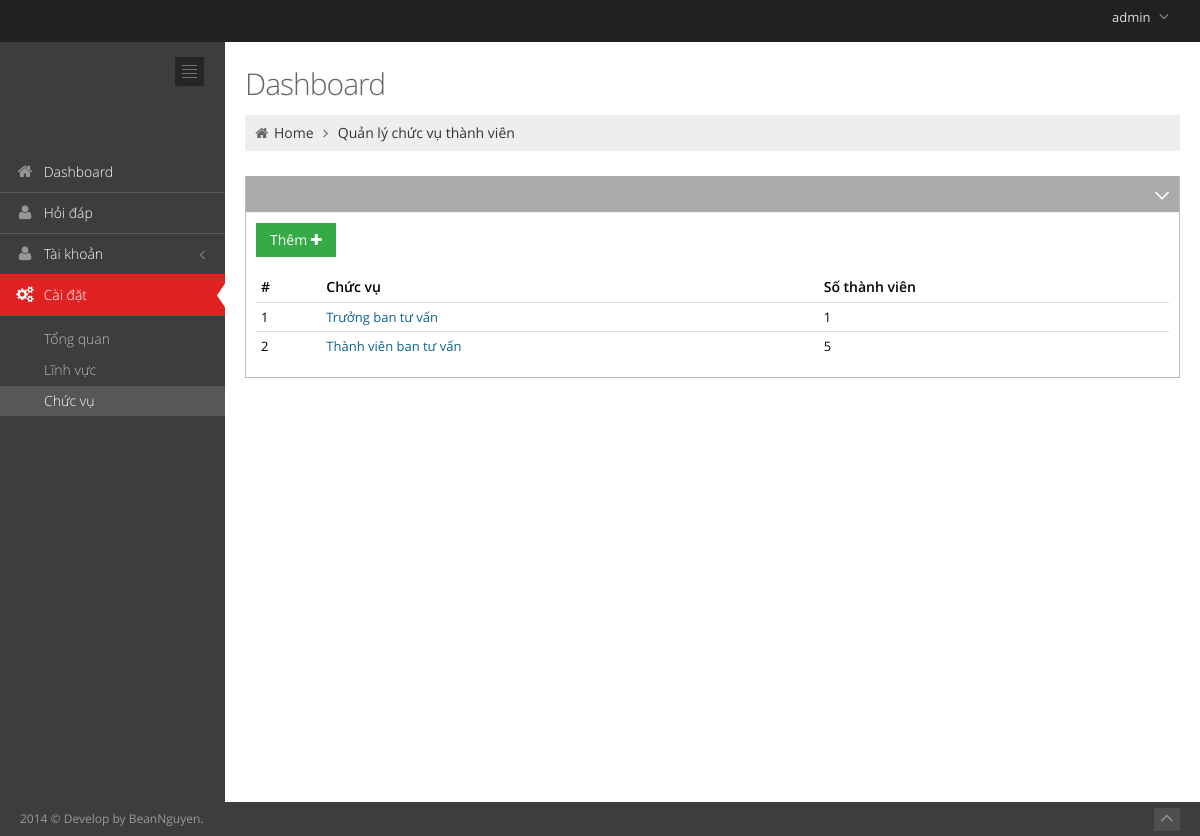
The app's page /manager/settings/position.php (signed in) with its own data.
### tables this page shows
CREATE TABLE IF NOT EXISTS `terms` (
`term_id` int(11) NOT NULL,
  `name` varchar(50) DEFAULT NULL,
  `type` varchar(15) DEFAULT NULL
);

### manager/libs/connects.class.php (called while the page is built, shortened)
<?php
require_once( 'database.class.php' );
class Connect {
    public function dbObj()
    {
        $this->db = new Database(DB_HOST, DB_NAME, DB_USER, DB_PASS);
        return $this->db;
    }
}

### manager/libs/generics.class.php (called while the page is built, shortened)
<?php
require('connects.class.php');
class Generic extends Connect
{
    function __construct()
    {
        $this->db = parent::dbObj();
    }
        ?>
    <?php
    public function guestOnly()
    {
        if (!empty($_SESSION['ithcmute']['username'])) {
            return true;
        }
        return false;
    }
}

### manager/libs/database.class.php (called while the page is built, shortened)
<?php
class Database
{
    private $server;
    private $user;
    private $password;
    protected $link_id = 0;
    protected $query_id = 0;
    public function  __construct($server, $database, $user, $password)
    {
        $this->server = $server;
        $this->user = $user;
        $this->password = $password;
        $this->database = $database;
    }
    public function connect()
    {
        $this->link_id = $this->connect_db($this->server, $this->user, $this->password);
        mysqli_set_charset($this->link_id, 'utf8');
        return $this->link_id;
    }
    private function connect_db($server, $user, $password) {
        try {
            $cnn = mysqli_connect($server, $user, $password);
        }
        catch ( mysqli_sql_exception $e ) {
            throw $e;
        }
        return $cnn;
    }
    private function select_db($database, $link_id)
    {
        return mysqli_select_db($link_id, $database);
    }
    public function query($sql)
    {
        if (trim($sql != "")) {
            $this->query_id = mysqli_query($this->link_id, $sql);
        }
        return $this->query_id;
    }
    public function fetch($query_id)
    {
        if ($query_id)
            $this->query_id = $query_id;
        if (isset($this->query_id)) {
            $record = mysqli_fetch_array($this->query_id, MYSQL_ASSOC);
        } else
            $this->error("Invalid query_id: <b>" . $this->query_id . "</b>. Records could not be fetched.");
        return $record;
    }
}

### manager/settings/position.php (the view, shortened to what this page needs)
<?php
$dashboard = new Dashboard();
$db = $dashboard->dbObj();
$db->connect();
?>
<!DOCTYPE html>
<html lang="en" class="no-js">
<head>
    <link href="../assets/plugins/font-awesome/css/font-awesome.min.css" rel="stylesheet" type="text/css"/>
    <link href="../assets/plugins/bootstrap/css/bootstrap.min.css" rel="stylesheet" type="text/css"/>
    <link href="../assets/plugins/uniform/css/uniform.default.css" rel="stylesheet" type="text/css"/>
    <link href="../assets/css/style-metronic.css" rel="stylesheet" type="text/css"/>
    <link href="../assets/css/style.css" rel="stylesheet" type="text/css"/>
    <link href="../assets/css/style-responsive.css" rel="stylesheet" type="text/css"/>
    <link href="../assets/css/plugins.css" rel="stylesheet" type="text/css"/>
    <link href="../assets/css/themes/default.css" rel="stylesheet" type="text/css" id="style_color"/>
    <link href="../assets/css/custom.css" rel="stylesheet" type="text/css"/>
    <link rel="stylesheet" type="text/css" href="../assets/plugins/select2/select2_metro.css"/>
    <link rel="stylesheet" href="../assets/plugins/data-tables/DT_bootstrap.css"/>
</head>
<body class="page-header-fixed">
<div class="header navbar navbar-inverse navbar-fixed-top">
    <div class="header-inner">
        <a class="navbar-brand" href="">
        </a>
        <ul class="nav navbar-nav pull-right">
            <li class="dropdown user">
                <a href="#" class="dropdown-toggle" data-toggle="dropdown" data-hover="dropdown"
                   data-close-others="true">
                    <span class="username"><?php echo $_SESSION['ithcmute']['username']; ?></span>
                    <i class="icon-angle-down"></i>
                </a>
            </li>
        </ul>
    </div>
</div>
<div class="page-container">
<div class="page-sidebar navbar-collapse collapse">
    <ul class="page-sidebar-menu">
        <li>
            <div class="sidebar-toggler hidden-phone"></div>
        </li>
        <li>
            <form class="sidebar-search">
                <div class="form-container">
                </div>
            </form>
        </li>
        <li class="start ">
            <a href="<?php echo BASE_PATH; ?>manager">
                <i class="icon-home"></i>
                <span class="title">Dashboard</span>
            </a>
        </li>
        <li class="">
            <a href="<?php echo BASE_PATH; ?>manager/fqa/questions.php">
                <i class="icon-user"></i>
                <span class="title">Hỏi đáp</span>
            </a>
        </li>
        <li>
            <a href="javascript:;">
                <i class="icon-user"></i>
                <span class="title">Tài khoản</span>
            </a>
        </li>
        <li class="active">
            <a href="javascript:;">
                <i class="icon-cogs"></i>
                <span class="title">Cài đặt</span>
                <span class="selected"></span>
            </a>
            <ul class="sub-menu">
                <li>
                    <a href="<?php echo BASE_PATH; ?>manager/settings/general.php">Tổng quan</a>
                </li>
                <li >
                    <a href="<?php echo BASE_PATH; ?>manager/settings/field.php">Lĩnh vực</a>
                </li>
                <li class="active">
                    <a href="<?php echo BASE_PATH; ?>manager/settings/position.php">Chức vụ</a>
                </li>
            </ul>
        </li>
    </ul>
</div>
<div class="page-content">
    <div class="row">
        <div class="col-md-12">
            <h3 class="page-title">
                Dashboard
            </h3>
            <ul class="page-breadcrumb breadcrumb">
                <li>
                    <i class="icon-home"></i>
                    <a href="<?php echo BASE_PATH; ?>manager">Home</a>
                    <i class="icon-angle-right"></i>
                </li>
                <li><a href="#">Quản lý chức vụ thành viên</a></li>
            </ul>
        </div>
    </div>
    <div class="row">
        <div class="col-md-12">
            <div class="portlet box light-grey">
                <div class="portlet-title">
                    <div class="tools">
                        <a href="javascript:;" class="collapse"></a>
                    </div>
                </div>
                <div class="portlet-body">
                    <div class="table-toolbar">
                        <div class="btn-group">
                            <a id="add-field-btn" class="btn green" data-toggle="modal" href="#add_user">Thêm <i class="icon-plus"></i></a>
                        </div>
                    </div>
                    <div class="table-responsive">
                        <table class="table table-condensed table-hover">
                            <thead>
                            <tr>
                                <th>#</th>
                                <th>Chức vụ</th>
                                <th>Số thành viên</th>
                            </tr>
                            </thead>
                            <tbody>
                            <?php
                            $query = $db->query( "SELECT * FROM terms WHERE type = 'position'" );
                            $i = 1;
                            while ( $row = $db->fetch( $query ) ) {
                                $q = $db->query( "SELECT count(*) as num
                                                        FROM terms, users, term_relationships
                                                        WHERE terms.term_id = term_relationships.term_id
                                                        AND term_relationships.object_id = users.user_id
                                                        AND terms.term_id = " . $row['term_id'] );
                                $num = $db->fetch( $q )['num'];
                                ?>
                                <tr>
                                    <td><?php echo $i; ?></td>
                                    <td><a id="position-<?php echo $row['term_id']; ?>" data-toggle="modal" href="#add_user" onclick="editField(<?php echo $row['term_id']; ?>)" > <?php echo $row['name']; ?></a></td>
                                    <td><?php echo $num; ?></td>
                                </tr>
                                <?php
                                $i++;
                            }
                            ?>
                            </tbody>
                        </table>
                    </div>
                </div>
            </div>
        </div>
    </div>
</div>
<?php include('../footer.php'); ?>
</body>
</html>

### manager/assets/css/style-metronic.css (style rules this page uses)
div, input, select, textarea, span, img, table, td, th, p, a, button, ul, code, pre, li { -webkit-border-radius: 0 !important; -moz-border-radius: 0 !important; border-radius: 0 !important; }
.btn { border-width: 0; padding: 7px 14px; font-size: 14px; outline: none !important; -webkit-box-shadow: none !important; -moz-box-shadow: none !important; box-shadow: none !important; -webkit-border-radius: 0 !important; -moz-border-radius: 0 !important; border-radius: 0 !important; -webkit-text-shadow: none; -moz-text-shadow: none; text-shadow: none; }
.btn.green { color: white; text-shadow: none; background-color: #35aa47; }
.btn > i { font-size: 14px; }
.table thead > tr > th { border-bottom: 0; }

### manager/assets/css/style-responsive.css (style rules this page uses)
@media (min-width: 992px) { .page-sidebar { position: absolute; width: 225px; } }
@media (min-width: 992px) { .page-sidebar.navbar-collapse { max-height: none !important; } }
@media (min-width: 992px) { .page-content { margin-left: 225px; margin-top: 0px; min-height: 760px; padding: 25px 20px 20px 20px; } }

### manager/assets/css/themes/default.css (style rules this page uses)
body { background-color: #3d3d3d !important; }
.header { filter: none !important; background-image: none !important; background-color: #212121 !important; }
.header .navbar-nav li.dropdown .dropdown-toggle i { color: #8a8a8a !important; }
.page-sidebar { background-color: #3d3d3d; }
ul.page-sidebar-menu > li > a { border-top: 1px solid #5c5c5c !important; color: #ffffff !important; }
ul.page-sidebar-menu > li:last-child > a { border-bottom: 1px solid transparent !important; }
ul.page-sidebar-menu > li a i { color: #969696; }
ul.page-sidebar-menu > li.active > a { background: #e02222 !important; border-top-color: transparent !important; color: #ffffff; }
ul.page-sidebar-menu > li.active > a i { color: #ffffff; }
ul.page-sidebar-menu > li > ul.sub-menu > li:first-child > a { border-top: 0px !important; }
ul.page-sidebar-menu > li > ul.sub-menu > li.active > a, ul.page-sidebar-menu > li > ul.sub-menu > li > a:hover { color: #ffffff !important; background: #575757 !important; }
ul.page-sidebar-menu li > ul.sub-menu > li > a { color: #bdbdbd; }
.sidebar-toggler { background-image: url(../../img/sidebar-toggler.jpg); background-color: #242424; }

### records on screen
terms: name "Trưởng ban tư vấn", num "1"
terms: name "Thành viên ban tư vấn", num "5"

### other values on screen
$_SESSION['ithcmute']['username'] "admin"
